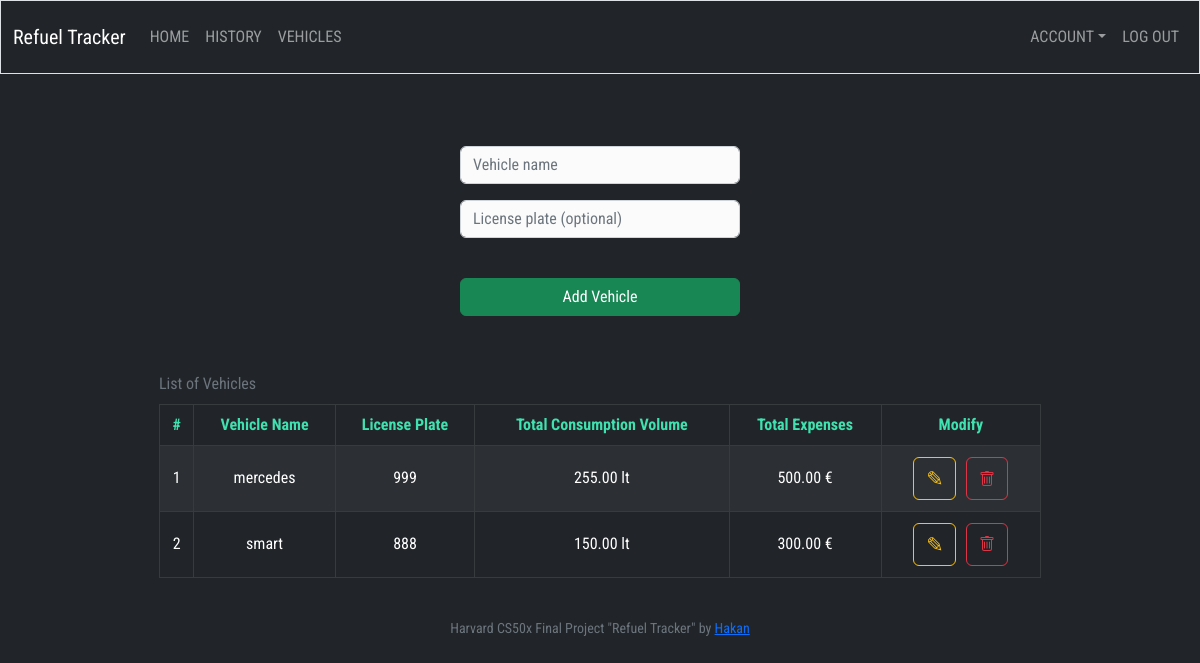
The app's page /vehicles (signed in) with its own data.
### tables this page shows
CREATE TABLE "vehicles" (
	"id"	INTEGER NOT NULL UNIQUE,
	"name"	TEXT NOT NULL,
	"license_plate"	TEXT,
	"date"	TEXT,
	"user_id"	INTEGER,
	PRIMARY KEY("id" AUTOINCREMENT),
	FOREIGN KEY("user_id") REFERENCES "users"("id")
);

CREATE TABLE "users" (
	"id"	INTEGER NOT NULL UNIQUE,
	"username"	TEXT NOT NULL UNIQUE,
	"hash"	TEXT NOT NULL,
	"currency"	TEXT NOT NULL DEFAULT 'USD - $',
	"distance_unit"	TEXT NOT NULL DEFAULT 'km',
	"volume_unit"	TEXT NOT NULL DEFAULT 'lt',
	PRIMARY KEY("id" AUTOINCREMENT)
);

### app.py (the view, shortened to what this page needs)
@app.route("/vehicles", methods=["GET", "POST"])
@login_required
def vehicles():
    user_db = db.execute(
        "SELECT * FROM users WHERE id=?", session["user_id"])
    currency_symbol = user_db[0]["currency"][-1]
    distance_unit = user_db[0]["distance_unit"]
    volume_unit = user_db[0]["volume_unit"]
    vehicles_db = db.execute(
        "SELECT vehicles.id, vehicles.name, vehicles.license_plate, SUM(volume) AS liters, SUM(total_price) AS expenses FROM vehicles LEFT JOIN refuels ON vehicles.id = refuels.vehicle_id WHERE vehicles.user_id=? GROUP BY vehicles.id ORDER BY vehicles.id", session['user_id'])
    veh_length = len(vehicles_db)
    if request.method == "GET":
        return render_template("vehicles.html", vehicles=vehicles_db, veh_len=veh_length, symbol=currency_symbol, distance_unit=distance_unit, volume_unit=volume_unit)
    else:
        return errorMsg("Sorry, you're not authorized!")

### app.py (called while the page is built)
@app.after_request
def after_request(response):
    response.headers["Cache-Control"] = "no-cache, no-store, must-revalidate"
    response.headers["Expires"] = 0
    response.headers["Pragma"] = "no-cache"
    return response

### helpers.py (called while the page is built)
def cur(value, currency):
    try:
        return f"{value:,.2f} {currency}"
    except:
        return f"TBD"

def login_required(f):
    @wraps(f)
    def decorated_function(*args, **kwargs):
        if session.get("user_id") is None:
            return redirect("/login")
        return f(*args, **kwargs)
    return decorated_function

def vol(value, unit):
    try:
        return f"{value:,.2f} {unit}"
    except:
        return f"TBD"

### templates/vehicles.html (shortened to what this page needs)
{% extends "layout.html" %}
{% block main %}
<form action="/vehicles" autocomplete="off" method="post" class="mt-2">
    <div class="my-3">
        <input class="form-control mx-auto mt-5 mb-3 w-sm-80" type="text" name="vehicle_name" placeholder="Vehicle name"
            required>
    </div>
    <input class="form-control mx-auto my-3 w-sm-80" type="text" name="plate" placeholder="License plate (optional)">
    <button class="btn btn-success mt-4 mb-5 w-sm-80">Add Vehicle</button>
</form>
{% if veh_len > 0 %}
<table class="align-middle caption-top mx-auto table table-bordered table-dark table-striped w-75 w-sm-100">
    <caption>List of Vehicles</caption>
    <thead class="align-middle">
        <tr>
            <th>#</th>
            <th>Vehicle Name</th>
            <th>License Plate</th>
            <th>Total Consumption Volume</th>
            <th>Total Expenses</th>
            <th class="exclude-print">Modify</th>
        </tr>
    </thead>
    <tbody>
        {% for vehicle in vehicles %}
        <tr>
            <td>{{ loop.index }}</td>
            <td>{{ vehicle["name"] }}</td>
            <td>{{ vehicle["license_plate"] }}</td>
            <td> {{ vehicle["liters"] | vol(volume_unit) }} </td>
            <td> {{ vehicle["expenses"] | cur(symbol) }} </td>
            <td class="exclude-print">
                <a class="btn btn-outline-warning modify-button" href="{{ url_for('editVehicle', id=vehicle['id']) }}"
                    name="{{ vehicle['name'] }}"> ✎ </a>
                <button type="button" class="btn btn-outline-danger modify-button" data-bs-toggle="modal"
                    data-bs-target="#deleteModal{{ vehicle['id'] }}">
                </button>
            </td>
        </tr>
        {% endfor %}
    </tbody>
</table>
{% endif %}
{% endblock %}

### static/styles.css (style rules this page uses)
body { font-family: 'Roboto Condensed', sans-serif; }
th { color: #40e1b0; }
input[type="text"], input[type="number"], input[type="password"], input[type="datetime-local"], .form-select { width: 280px; background-color: #fbfbfb; }
.btn { width: 280px; }
.btn.modify-button { height: 42.8px; width: 42.8px; font-size: 1.3rem; margin: 3px; }

### records on screen
vehicles: name "mercedes", license_plate "999", liters|vol "255.00 lt", expenses|cur "500.00 €"
vehicles: name "smart", license_plate "888", liters|vol "150.00 lt", expenses|cur "300.00 €"
